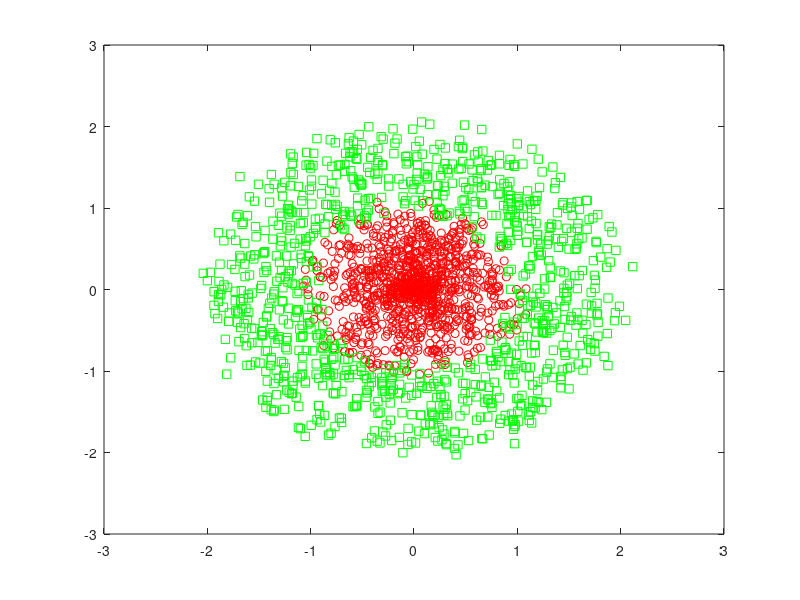

This figure's MATLAB source: (Note: this script raises an error after producing the figure.)
%% FUNZIONE DI CLASSIFICAZIONE
% alla funzione devo dare in ingresso il tipo di rete e grandezza

function net = netClassify(nType,tSize)
% neural network classifier
% nType =1 MLP; =2 RBF esatta; n=3 RBF approssimata; n=4 PNN (probabilistica) ; n=5 patternet
% che è un MLP con uno strato di uscita competitivo
% tSize porzione del training da usare come test set
% close all
%clear


if nargin<1
    nType=5;
end
if nargin<2
    tSize = 0.2;
end
% ------------per le RBF c'è da inizializzare il parametro di spread
% spread = 0.1; % for RBF layers
% il criterio empirico è definire uno spread che copre almeno la metà
% dell'estensione dello spazio degli ingressi ma dipende anche dal numero
% di esempi e dall'architettura che si sceglie di utilizzare
% in una architettura esatta e approssimata cambia il risultato perchè la
% sovrapposizione delle gaussiane diventa anche un limite perchè è un
% problema sovradimensionato. Utilizzando un numero piccolo di neuroni si
% può iniziare impostando lo spread = 1
spread = 0.07;
spread = 0.05;
% ------------per le RBF approssimata 
errRBFApp = 0.1;
errRBFApp = 0.01;
neuroniInputRBFApp=400;

% impostazione manuale del seed per bloccare sequenza generata
rng(12345)

 load('dataset1.mat');
%load('dataset2.mat'); 
% con il dataset 2 abbiamo forme più fittabili con gaussiane
% abbiamo coord x1 coord x2 e classificazione

fh=figure
plot(data(data(:,3)==1,1),data(data(:,3)==1,2),'ro',...
    data(data(:,3)==2,1),data(data(:,3)==2,2),'sg')

% la regione sul confine è difficile da considerare

ntest= round(tSize*size(data,1));
ntrain=size(data,1)-ntest;

% i dati in questo caso sono già mischiati in classificazione altrimenti
% bisognava generare un numero di indici casuali

% randperm(10);

% genera numeri da 1 a 10 senza ripetizione

xtrain = data(1:ntrain,1:2)';

% TRASPOSTO: i tool vogliono un esempio per colonna quindi bisogna trasporre le prime
% due colonne perchè ogni esempio deve essere unja colonna quindi dovrà
% essere 2xN

% il target sarà sulla terza colonna


ttrain=data(1:ntrain,3)';

xtest = data(ntrain+1:end,1:2)';
ttest = data(ntrain+1:end,3)';

% iniziamo quindi a  costruire e ad allenare la rete

switch nType
    case 1 % MLP 
        % costruiamo il primo oggetto rete

        % prende in imput il numero di neuroni degli strati nascosti/
        % nel nostro caso il primo con 5 neuroni e il secondo con 2
        % questa istruzione istanzia l'oggetto rete posizionando il numero
        % di neuroni ma senza costruire ancora nessuno strato di uscita

        % la rete poi viene configurata con il configure() o viene
        % configurata automaticamente sul training
        % abbiamo due strati nascosti: nel primo abbiamo 5 neuroni e nel
        % secondo ne abbiamo 2
        % l'uscita è rappresentata dallo strato di uscita costituita d a 3
        % neuroni

        net=feedforwardnet([5 2]);

        % chiamiamo il training (allenamento della rete)
        % con gli ingressi di training sia i target consente alla rete di
        % configurarsi, xtrain è un vettore in cui ogni colonna rappresenta
        % una tupla di ingresso
        % ttraining rappresenta l'uscita (target)
        % si può configurare la rete senza allenarla con configure che ha
        % bisogno degli stessi ingressi
        % divideran: divide automaticamente la rete usa:
        % 70 training - 15 validation e 15 test
        % parametri modificabili che quinid andiamo a modificare
        net.divideParam.testRatio=0;
        net.divideParam.trainRatio=0.85;
        net.divideParam.valRatio=0.15;

        net = train(net,xtrain,ttrain);

        % con net.layers

        % con il dataset 2 confronta perfettamente senza errori
        % avrebbe senso valutarne una cross validazione
    case 2 % RBF esatta, ci aspettiamo un neurone per ogni esempio
        net = newrbe(xtrain,ttrain,spread);
        % vengono automaticamente posizionati i neruoni del training set e
        % non abbiamo un passaggio di allenamento e quindi possiamo
        % valutare direttamente il comportamento della rete: newrbe
        % posiziona e allena la rete

        % con dataset 2 ottengo un errore del 31.5 % con lo spread di prima
        % mettendo lo spread a 1 riduco l'errore a 0.75 %
    case 3 
        % qua invece c'è un processo di apprendimento
        net = newrb(xtrain,ttrain,errRBFApp,spread,neuroniInputRBFApp);
        % 0.01 è il goal
    case 4
        % ha come argoemtni gli stessi della rbf esatta ma ha una
        % peculiarità i target devono essere passati come indici
        ttrv = ind2vec(ttrain);
        net = newpnn(xtrain,ttrv,spread);
    case 5
        % la patternet è un MLP con uno strato di uscita con il numero di
        % neuroni pari al numero delle classi in modo che ogni calsse venga
        % identificata dal neurone
        % anche lui ha bisogno di convertire i target
        ttrv = ind2vec(ttrain);

        % il terzo argomento è la cross entropia è la valutazione della
        % performance della rete
        % è spesso più efficacie utilizzare un certo numero di neuroni
        % negli strati in cascata piuttosto che tutti nello stesso strato
        % questo patternet va allenato con train
        net = patternnet(5);

        net.divideParam.testRatio=0;
        net.divideParam.trainRatio=0.85;
        net.divideParam.valRatio=0.15;

        net = train(net,xtrain,ttrv);
        
        % anche qua possiamo impostare i poarametri su training validation
        % e test
        % per confrontare mlp e pattern avrebbe senso impostare il seed
        
end


ytest = net(xtest);

% riconverto 
if nType == 4 || nType ==5
    ytest = vec2ind(ytest);
end

% posizionandomi su ytest e facendo step vedo le uscite 
% ma vogliamo averle intere
% visualizzo gli errori sul test set: devo usare un arrotondamento
    % delle uscite in modo che possano esere confrontate con i nostri
    % target

erryt = ttest - round(ytest);
% aggiungiamo quindi al grafico gli errori non classificati correttamente
figure(fh)
hold on

plot(xtest(1,erryt~=0),xtest(2,erryt~=0),'*k')

% ci facciamo restituire prestazioni della rete 
errRatio = sum(abs(erryt))/numel(ytest);
fprintf('La rete commette il %2.2f percento di errori', errRatio*100)

% il risultato è diverso perchè dipendono dalle funzioni di
% inizializzazione, l'allenamento si può fermare in un punto ogni volta
% diverso
net = struct(net);
% per avere un numero comparabile dovrei settare il seed dei numeri casuali
% di matlab con rng(seed)
end






